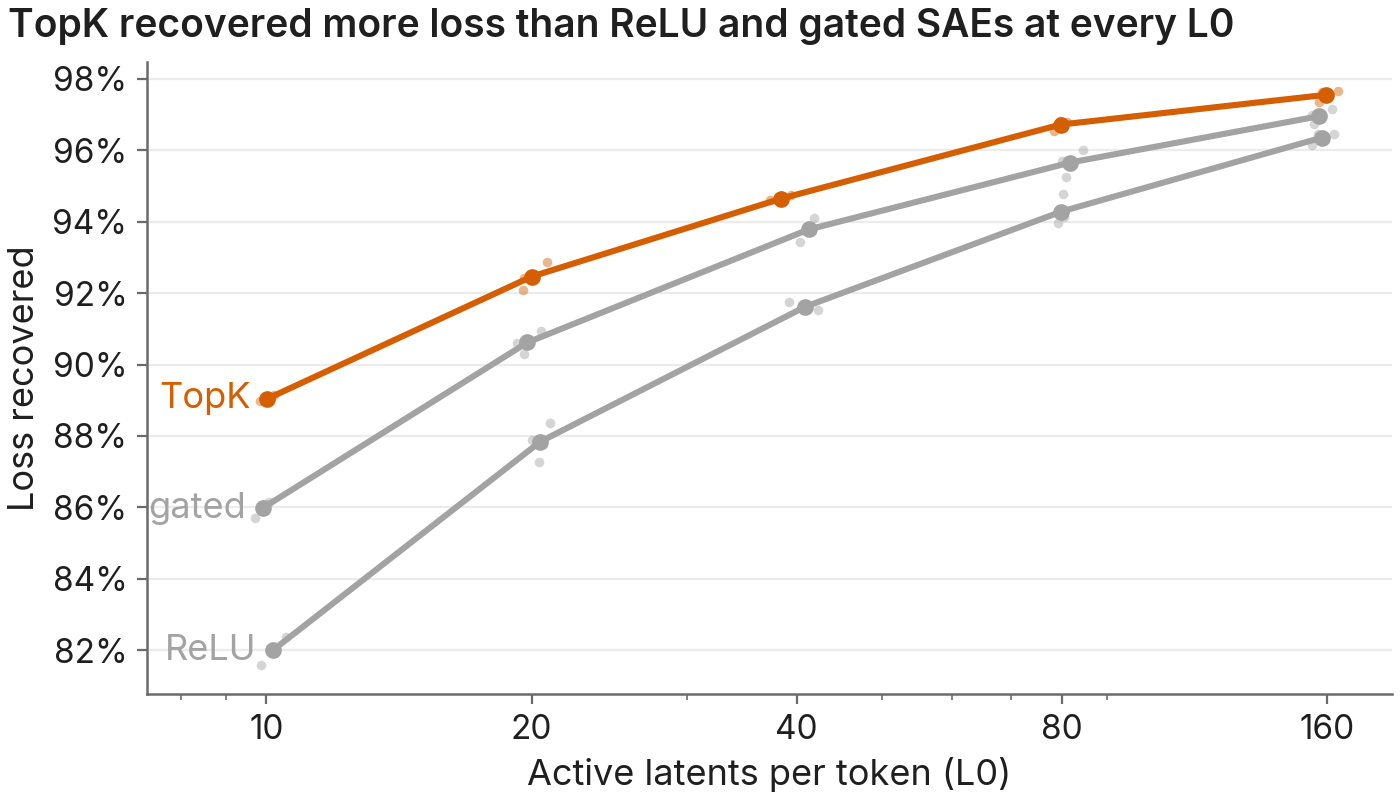

Reproduce this figure in Python.
"""Pareto plot: each method as a line through its settings, every seed as a faint dot, names at the line ends, the
method on the frontier in the accent colour.

Answers: Which method gives the best trade-off?
Shows: Pareto plot: loss recovered against active latents per token for three SAE architectures
Claim: TopK SAEs recover more loss than ReLU and gated SAEs at every sparsity.
Caption: **TopK SAEs recovered more of the model's loss than ReLU and gated SAEs at every L0, in every seed.** Lines
join the means of three training seeds, and faint dots are the seeds. Each SAE is trained on layer-8 residual stream
activations; loss recovered compares the model's loss with the SAE spliced in against its loss with the activations
zero-ablated, on 10 million held-out tokens. Made-up data.
"""
import sys
from pathlib import Path

import matplotlib.pyplot as plt
import numpy as np
import pandas as pd
from matplotlib.ticker import PercentFormatter

HERE = Path(__file__).resolve().parent
sys.path.insert(0, str(HERE.parent))  # the skill's directory, which holds figkit.py
import figkit as fk

SEED = 0
rng = np.random.default_rng(SEED)
gap_at_10 = {"TopK": 11, "gated": 14, "ReLU": 18}  # % of loss not recovered at L0 = 10
rows = []
for arch, gap in gap_at_10.items():
    for setting in [10, 20, 40, 80, 160]:
        for seed in range(3):  # three training seeds at each sparsity setting
            l0 = setting * np.exp(rng.normal(0, 0.03))
            rows.append(dict(architecture=arch, setting=setting, seed=seed, l0=l0,
                             recovered=100 - gap * (l0 / 10) ** -0.55 + rng.normal(0, 0.25)))
df = pd.DataFrame(rows)
means = df.groupby(["architecture", "setting"])[["l0", "recovered"]].mean().reset_index()

fk.use()
fig, ax = plt.subplots()
for arch, d in means.groupby("architecture"):
    color = fk.ACCENT if arch == "TopK" else fk.GREY
    seeds = df[df.architecture == arch]
    ax.scatter(seeds.l0, seeds.recovered, s=12, color=color, alpha=0.45, linewidths=0)  # every seed
    ax.plot(d.l0, d.recovered, "o-", color=color, ms=5, label=arch)
ax.set(xscale="log", xlabel="Active latents per token (L0)", ylabel="Loss recovered")
ax.set_xticks([10, 20, 40, 80, 160])
fk.plain_ticks(ax.xaxis)
ax.yaxis.set_major_formatter(PercentFormatter(decimals=0))
fk.label_lines(ax, at="start")  # the lines bunch together at their right ends; label after the scales are set
fk.title(fig, "TopK recovered more loss than ReLU and gated SAEs at every L0")
fk.save(fig, HERE / "pareto_frontier.png")
